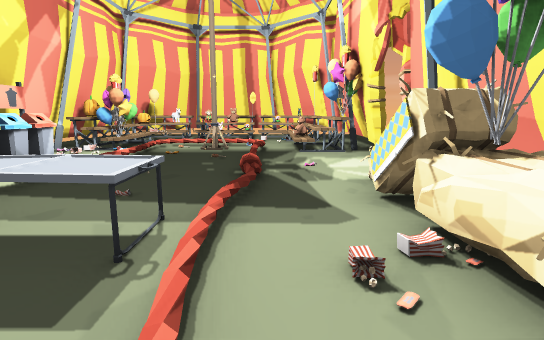
View 1 (above)

14 first-person views from a walk through a scene from a Unity 3-D project. The camera is 1.3 m above the floor, tilts 10° down and sees 80° across. The floor is counted in squares, 1 m on a side. Each view is taken from the middle of a square. On the plan, view 1 faces up. The plan holds only what a view shows up to about 14 squares ahead; the rest is blank. The player is left out.

View 2
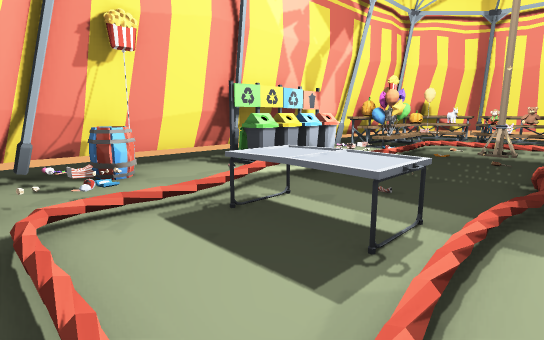

View 3
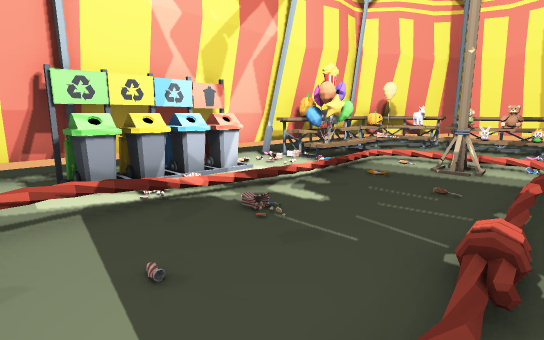

View 4
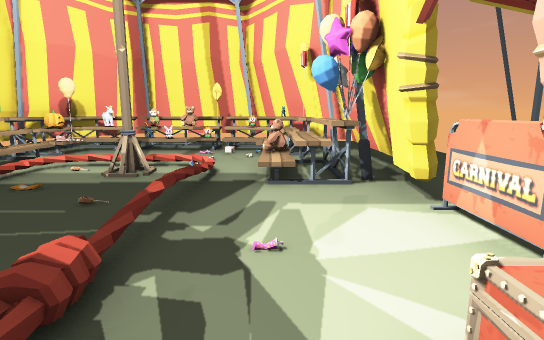

View 5
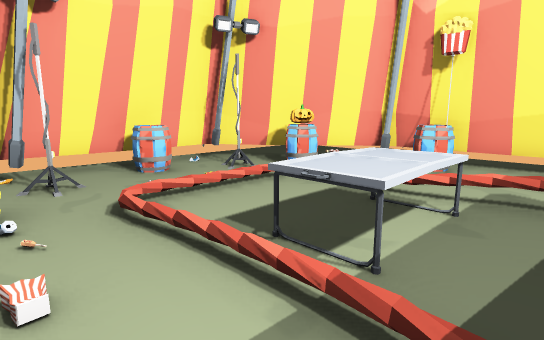

View 6
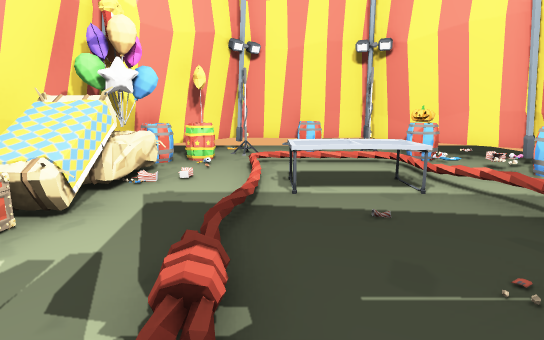

View 7
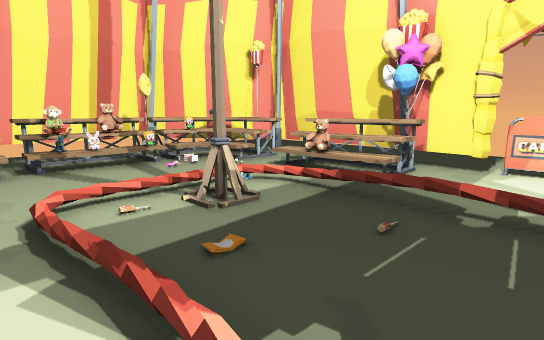

View 8
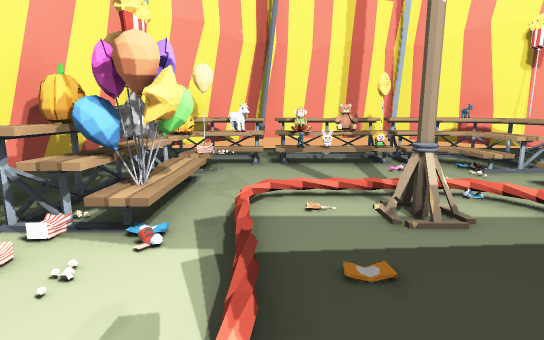

View 9
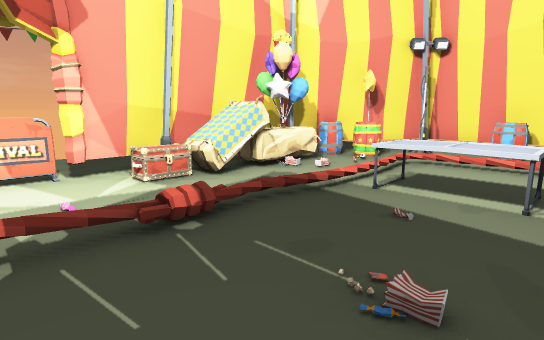

View 10
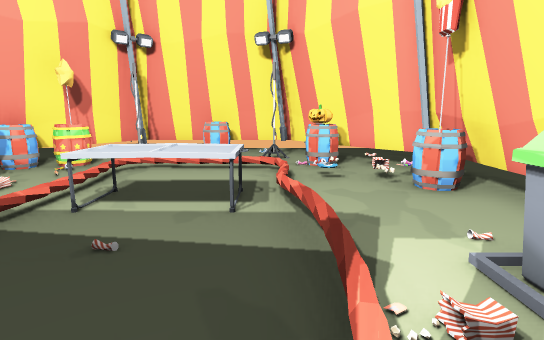

View 11
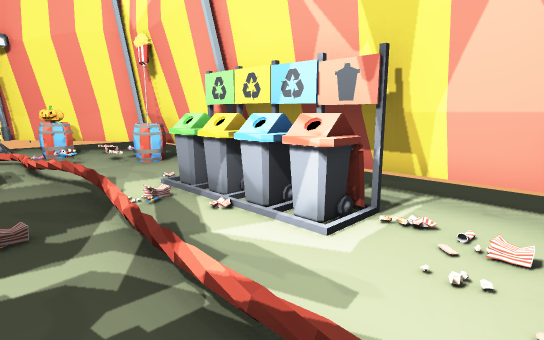

View 12
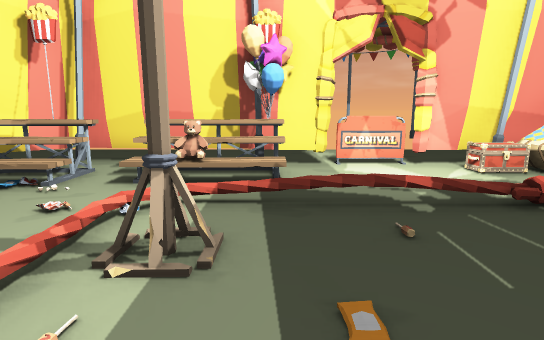

View 13
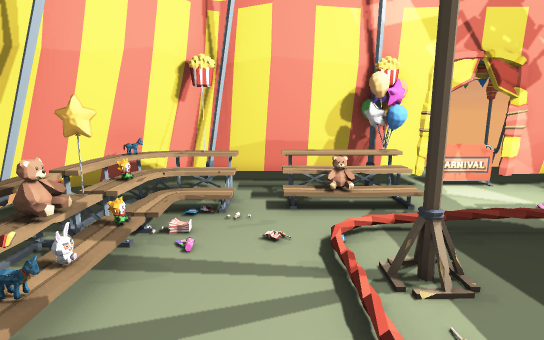

View 14
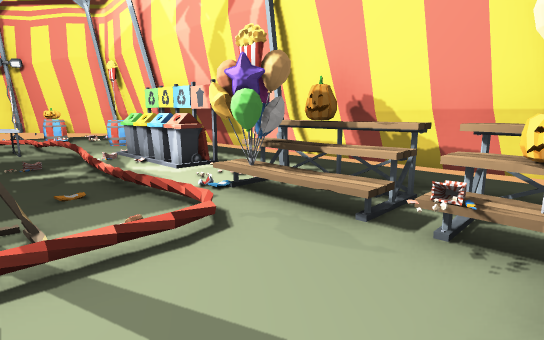

### Floor plan
Key: @ floor where view 1 was taken; # wall or solid block; . floor; / step, stairs or slope; = window, fence, low wall or low ledge; v drop or lower ground; O other object.
Columns run from 8 left of view 1 to 5 right of it. Each row starts with its distance up from view 1.
 19    #vvvv##
 18   ##vOOvv##
 17   #OvOOO=O##
 16  ###.O////=#
 15  ##O...///v#
 14 ##/....../.#
 13  #/.////.O #
 12 #OOO./#..OO##
 11 ##///....OO###
 10 ##../......#.#
  9 ##O./......O.
  8 #OO./......O.
  7 #OO./......#.#
  6 ##O//.....O# #
  5 ##........O##
  4 ##...OOO..O##
  3 #O...OOO.OO#
  2 #O........O#
  1 ##.......OO#
  0 ###O....@OO#
 -1  ###O...O##
 -2   ###OO.##
 -3    #######

Positions as (right, up) in squares from view 1, and headings:
1: (0, 0), facing up
2: (0, 0), facing up-left
3: (0, 4), facing up-left
4: (1, 5), facing up
5: (1, 5), facing down-left
6: (-1, 9), facing down
7: (-5, 8), facing up-right
8: (-4, 8), facing up
9: (-4, 9), facing down-right
10: (-4, 8), facing down
11: (-3, 11), facing down-left
12: (-5, 11), facing right
13: (-6, 14), facing right
14: (-2, 16), facing down-left
